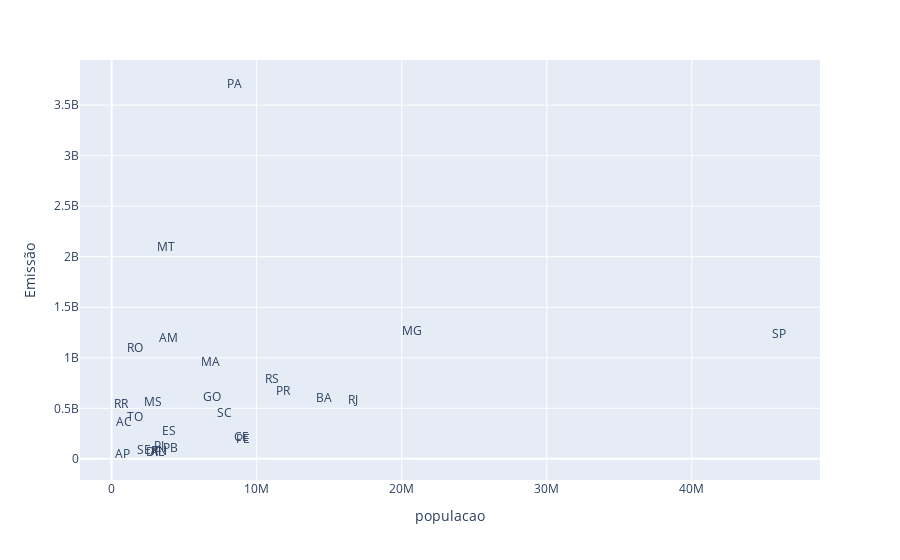

Notebook code cell kept with this figure:
### Code cell
px.scatter(dados_por_estado, x='populacao', y='Emissão', text='Estado', opacity=0)

### Figure 1 — Plotly figure (JSON) as saved in the notebook; plotly's stock layout.template omitted (floating-point values rounded to 4 significant figures)
{"data": [{"hovertemplate": "populacao=%{x}<br>Emissão=%{y}<br>Estado=%{text}<extra></extra>", "legendgroup": "", "marker": {"color": "#636efa", "opacity": 0, "symbol": "circle"}, "mode": "markers+text", "name": "", "orientation": "v", "showlegend": false, "text": ["AC", "AL", "AM", "AP", "BA", "CE", "DF", "ES", "GO", "MA", "MG", "MS", "MT", "PA", "PB", "PE", "PI", "PR", "RJ", "RN", "RO", "RR", "RS", "SC", "SE", "SP", "TO"], "type": "scatter", "x": [829780, 3125254, 3952262, 774268, 14659023, 8936431, 2923369, 3975100, 6950976, 6800605, 20732660, 2833742, 3784239, 8442962, 4030961, 9051113, 3270174, 11835379, 16615526, 3303953, 1616379, 634805, 11088065, 7762154, 2211868, 46024937, 1584306], "xaxis": "x", "y": [350500000.0, 62610000.0, 1190000000.0, 35680000.0, 593200000.0, 203500000.0, 56690000.0, 269800000.0, 600800000.0, 947600000.0, 1251000000.0, 555100000.0, 2082000000.0, 3702000000.0, 95330000.0, 183600000.0, 114700000.0, 656800000.0, 576700000.0, 72240000.0, 1084000000.0, 528200000.0, 781500000.0, 448400000.0, 81190000.0, 1223000000.0, 408200000.0], "yaxis": "y"}], "layout": {"legend": {"tracegroupgap": 0}, "margin": {"t": 60}, "xaxis": {"anchor": "y", "domain": [0, 1], "title": {"text": "populacao"}}, "yaxis": {"anchor": "x", "domain": [0, 1], "title": {"text": "Emissão"}}}}
